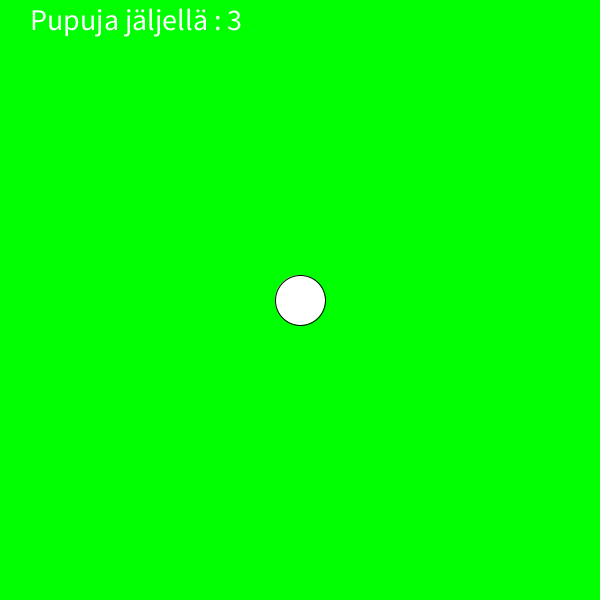
Frame 1 (no input)
Frame 60 (the mouse pressed at the canvas centre just before this capture): identical to frame 1, image omitted
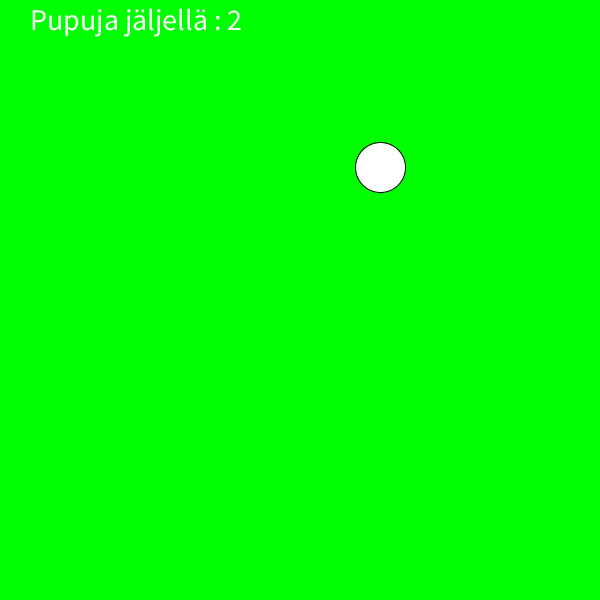
Frame 120 (the mouse held since frame 60 and released just before this capture)

The Processing sketch that drew these frames (run headless with seeded random() and noise(); from frame 60 on, the mouse is pressed at the canvas centre):

// Processing sketch: sketch_7_2_Lopetustekstin_tulostaminen
// ── sketch_7_2_Lopetustekstin_tulostaminen.pde
float ympyranX,ympyranY;
float HALKAISIJA;
int pupuja_jaljella;

void setup(){
size(600,600);
println("Pelilaudan leveys on "+width+" ja korkeus on "+height); 
ympyranX = 300;
ympyranY = 300;
HALKAISIJA = 50;
pupuja_jaljella = 3;
}

void draw(){
    background(0,255,0);
    
    textSize(30);
    text("Pupuja jäljellä : "+pupuja_jaljella, 30,30);
  
    ellipse(ympyranX,ympyranY,HALKAISIJA,HALKAISIJA);

  if( pupuja_jaljella == 0 ) {
    background(125,255,125);
    textSize(40);
    text("Aikaa sinulta kului : "+millis(), 10,height/2);
    println("Loppuivat");
    noLoop();
  }

}

void mousePressed(){
 println("Painoit hiirellä");
 println("Painoit kohtaan X = "+mouseX+" Y = "+mouseY);
 if( dist(mouseX, mouseY, ympyranX,ympyranY) < 25 && pupuja_jaljella > 0) { 
   pupuja_jaljella--; 
   if( pupuja_jaljella > 0 ) {
      ympyranX = random(600 - 50) + 25;
      ympyranY = random(600 - 50) + 25;
    }
    else {
       println("Puput loppuivat"); 
       pupuja_jaljella = 3;
    }
    println("Pupuja on jaljella "+pupuja_jaljella);
 }

}
